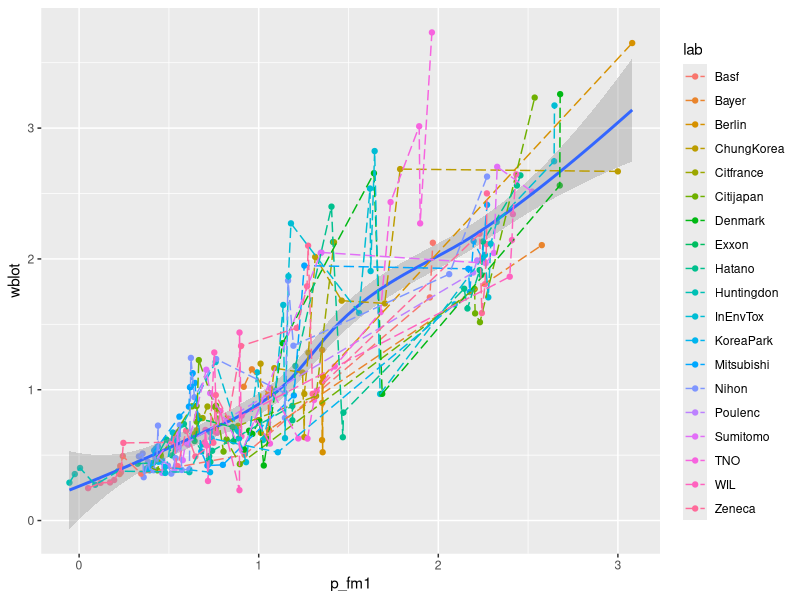
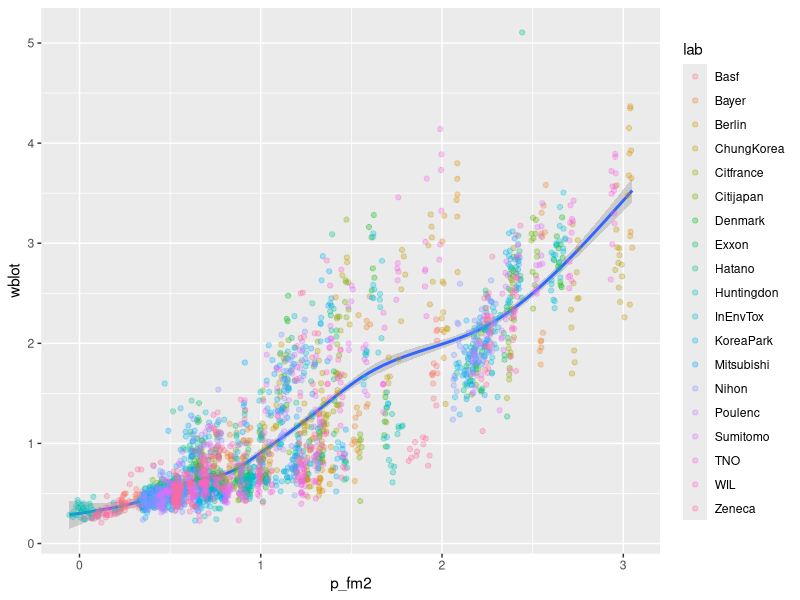
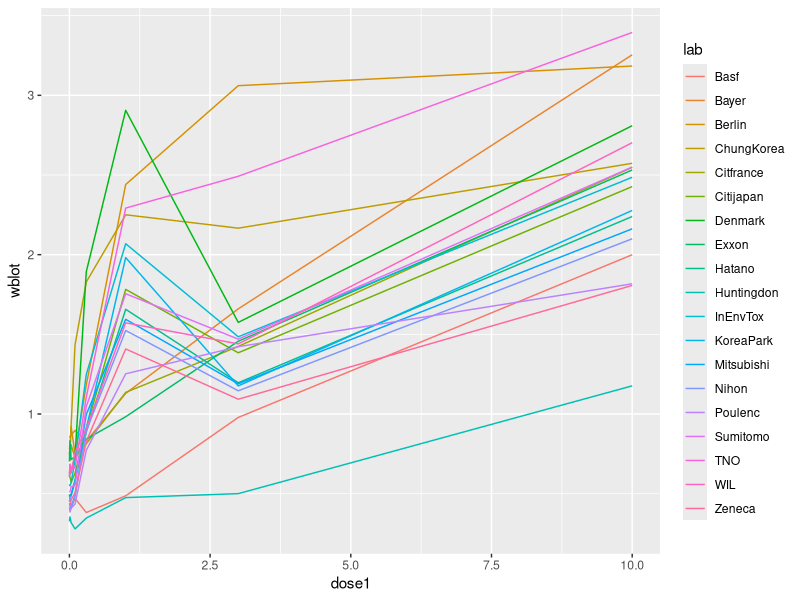
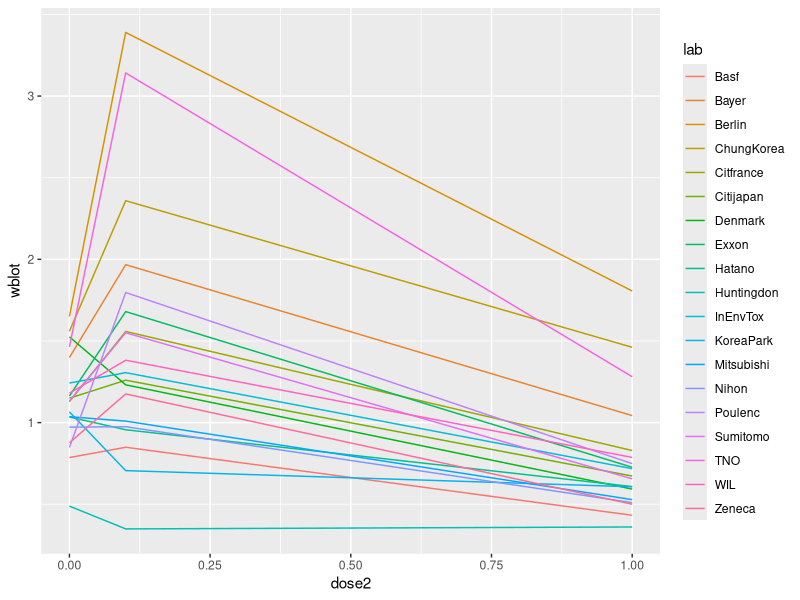
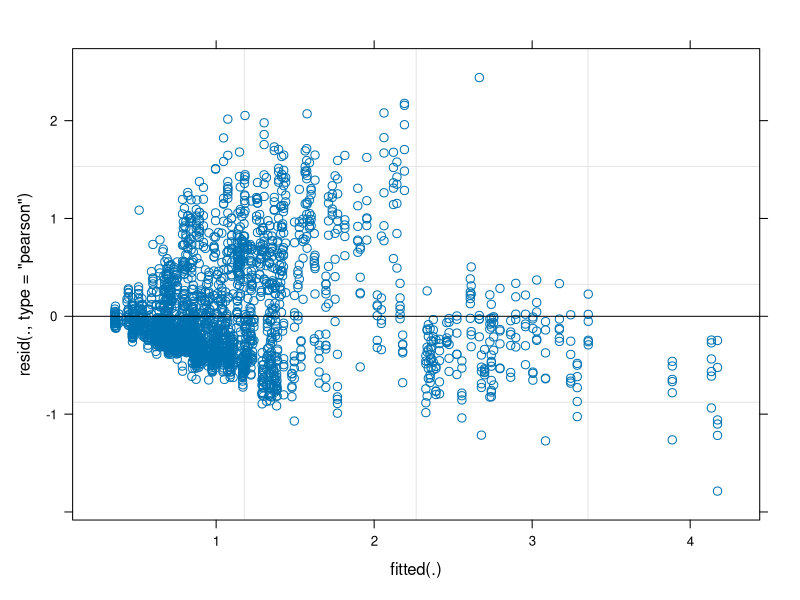
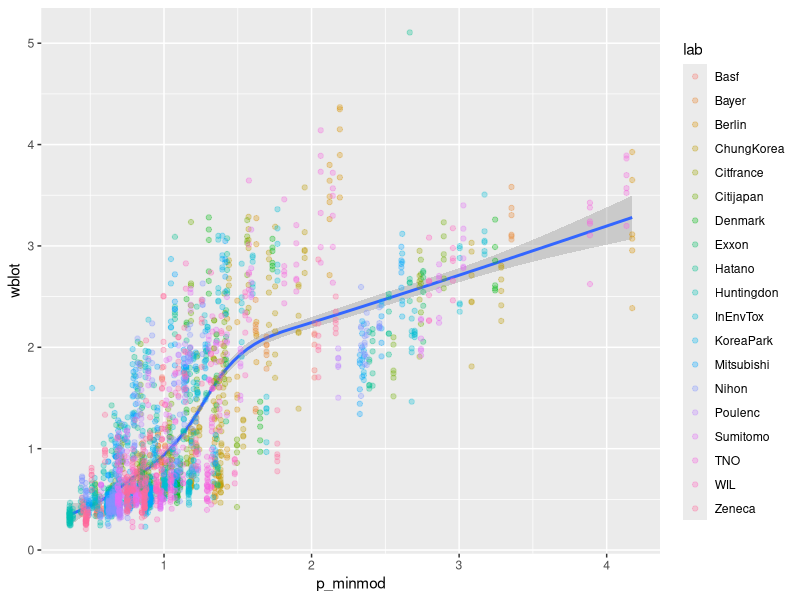
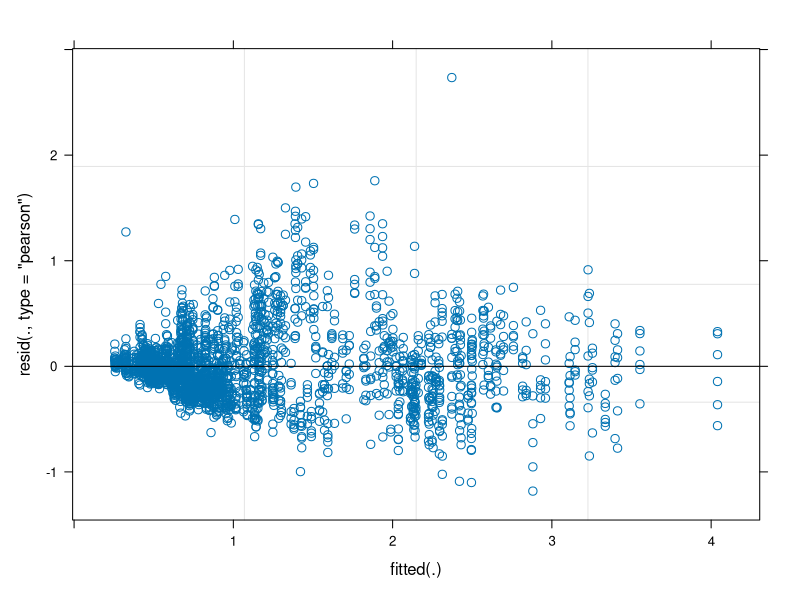
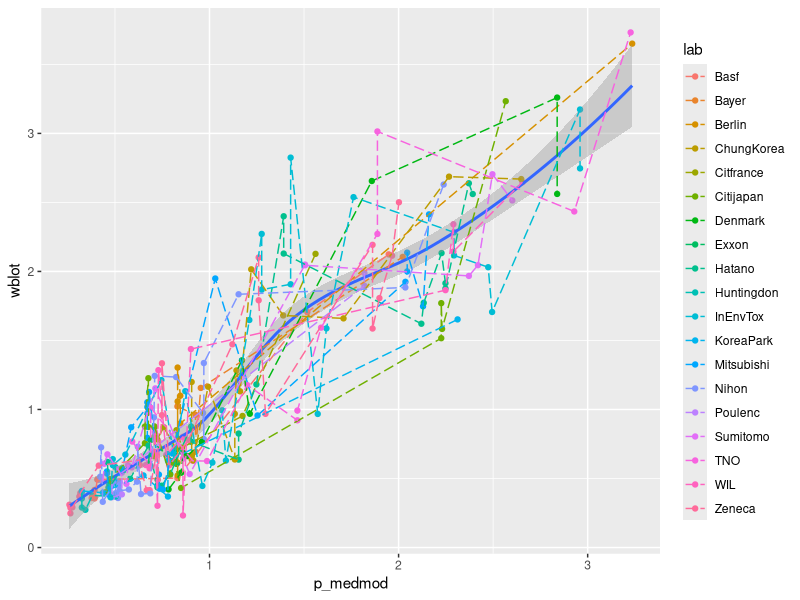

These figures' R source, in order: (Note: this script raises an error after producing the figures.)
## ---- chunk 1
library(dplyr)
library(lme4)
library(ggplot2)

###plot multiple ggplots in one place
# Multiple plot function
#
# ggplot objects can be passed in ..., or to plotlist (as a list of ggplot objects)
# - cols:   Number of columns in layout
# - layout: A matrix specifying the layout. If present, 'cols' is ignored.
#
# If the layout is something like matrix(c(1,2,3,3), nrow=2, byrow=TRUE),
# then plot 1 will go in the upper left, 2 will go in the upper right, and
# 3 will go all the way across the bottom.
#
multiplot <- function(..., plotlist=NULL, file, cols=1, layout=NULL) {
  library(grid)

  # Make a list from the ... arguments and plotlist
  plots <- c(list(...), plotlist)

  numPlots = length(plots)

  # If layout is NULL, then use 'cols' to determine layout
  if (is.null(layout)) {
    # Make the panel
    # ncol: Number of columns of plots
    # nrow: Number of rows needed, calculated from # of cols
    layout <- matrix(seq(1, cols * ceiling(numPlots/cols)),
                    ncol = cols, nrow = ceiling(numPlots/cols))
  }

 if (numPlots==1) {
    print(plots[[1]])

  } else {
    # Set up the page
    grid.newpage()
    pushViewport(viewport(layout = grid.layout(nrow(layout), ncol(layout))))

    # Make each plot, in the correct location
    for (i in 1:numPlots) {
      # Get the i,j matrix positions of the regions that contain this subplot
      matchidx <- as.data.frame(which(layout == i, arr.ind = TRUE))

      print(plots[[i]], vp = viewport(layout.pos.row = matchidx$row,
                                      layout.pos.col = matchidx$col))
    }
  }
}

####

dat <- read.table("case1.txt", header = T, stringsAsFactors = F, na.strings = ".", colClasses=c("character","character","numeric","numeric","numeric","numeric","numeric","numeric"))
dat <-  dat %>% filter(complete.cases(blot)) %>% mutate(wblot = blot/body, wwet = wet/body)
## ---- chunk 2
set.seed(3)
samp <- sample(dim(dat)[1], dim(dat)[1]/10)
test <- dat[samp,]
train <- dat[-samp,]
## ---- chunk 3
fm1 <- lmer(wblot ~ 1 + (proto|lab) + body + poly(dose1,2) + poly(dose2,2), train)
summary(fm1)

p_fm1 <- predict(fm1, test)

ggplot(data = test, aes(p_fm1, wblot)) + geom_point(aes(colour = lab)) + geom_smooth() + geom_line(aes(colour=lab), linetype=5)

## ---- chunk 4
fm2 <- lmer(wblot ~ 1 + (proto|lab) + body + poly(dose1,2) + poly(dose2,2), dat)
summary(fm2)
p_fm2 <- predict(fm2, dat)
ggplot(data = dat, aes(p_fm2, wblot)) + geom_smooth() + geom_point(aes(colour = lab), alpha = 0.3) 

## ---- chunk 5
mean_dat1 <- dat %>% group_by(lab, dose1) %>% summarise(wblot = mean(wblot))
ggplot(data = mean_dat1, aes(x = dose1, y = wblot, color = lab)) + geom_line()
mean_dat2 <- dat %>% group_by(lab, dose2) %>% summarise(wblot = mean(wblot))
ggplot(data = mean_dat2, aes(x = dose2, y = wblot, color = lab)) + geom_line()

## ---- chunk 6
#dose response curve
minmod <- lmer(wblot ~ (1 + proto + dose1 + dose2| lab), dat) #minimum model
summary(minmod)
plot(minmod)
p_minmod <- predict(minmod, dat)
ggplot(data = dat, aes(p_minmod, wblot)) + geom_smooth() + geom_point(aes(colour = lab), alpha = 0.3) #+ geom_line(aes(colour=lab), linetype=5)

## ---- chunk 7
medmod <- lmer(wblot ~ (1+ proto + poly(dose1,2) + poly(dose2,2) |lab), dat) #med model
summary(minmod)
plot(medmod)
p_medmod <- predict(medmod, test)
ggplot(data = test, aes(p_medmod, wblot)) + geom_point(aes(colour = lab)) + geom_smooth() + geom_line(aes(colour=lab), linetype=5)

par(mfrow = c(2,2))
test_p <- ggplot(data = test, aes(x = wblot)) + geom_histogram()
min_p <- ggplot(test,aes(p_minmod)) + geom_histogram()
med_p <- ggplot(test,aes(p_medmod)) + geom_histogram()
multiplot(test_p, min_p, med_p, cols = 2)
